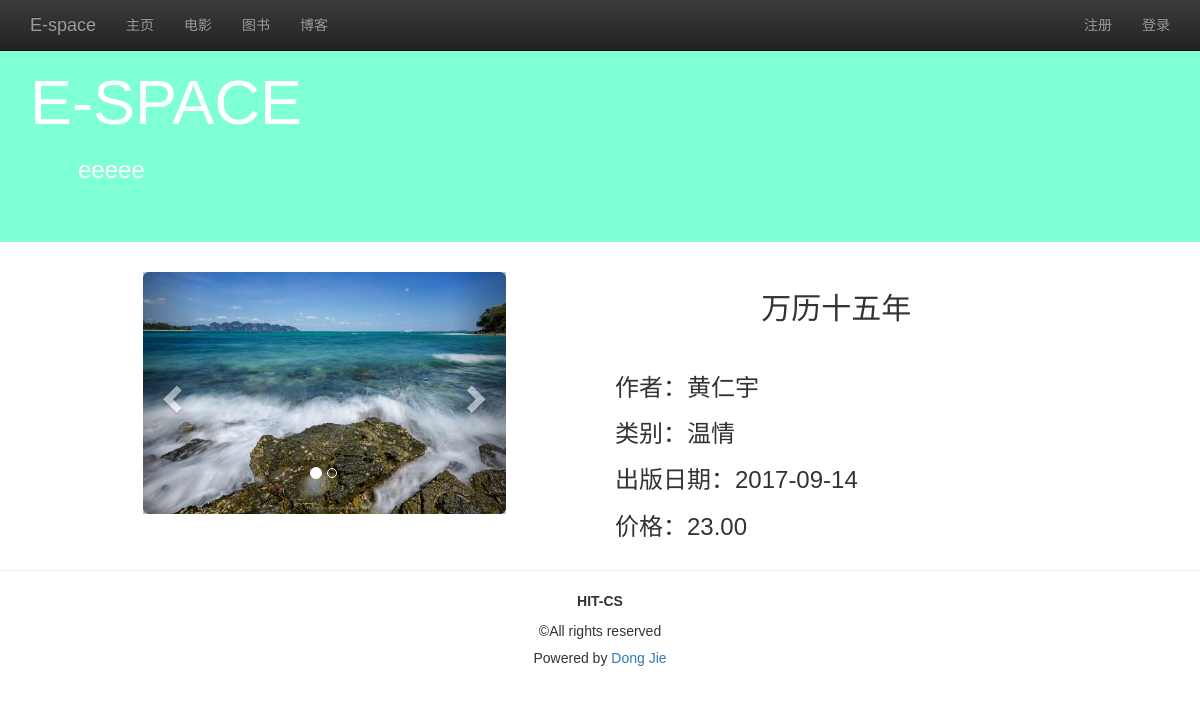
Screenshot of /view_book/detail/?id=2 with the database file from the repository.
### blog/models.py (models this page shows, shortened)
class Img(models.Model):
    name = models.CharField(max_length=128)
    description = models.TextField()
    img = models.ImageField(upload_to='image/%Y/%m/%d/')
    book = models.ForeignKey(Book)
    class META:
        ordering = ['name']

class Book(models.Model):
    name = models.CharField(max_length=128)
    price = models.FloatField()
    author = models.CharField(max_length=128)
    publish_date = models.DateField()
    category = models.CharField(max_length=128)
    class META:
        ordering = ['name']

### blog/views.py (the view)
# urls.py: url(r'^view_book/detail/$', detail, name='detail'),
def detail(request):
    user = request.user if request.user.is_authenticated() else None
    book_id = request.GET.get('id', '')
    if book_id == '':
        return HttpResponseRedirect(reverse('view_book_list'))
    try:
        book = Book.objects.get(pk=book_id)
    except Book.DoesNotExist:
        return HttpResponseRedirect(reverse('view_book_list'))
    content = {
        'user': user,
        'active_menu': 'view_book',
        'book': book,
    }
    return render(request, 'detail.html', content)

### template/detail.html (shortened to what this page needs)
{% extends "blog_list.html" %}
{% load staticfiles %}
{% block content %}
    <div class="container">
        <div class="row">
            <div class="col-md-10 col-md-offset-1">
                <div class="col-md-5">
                    {% if book.img_set.all %}
                        <div id="carousel-generic" class="carousel slide" data-ride="carousel">
                            <ol class="carousel-indicators">
                                {% for img in book.img_set.all %}
                                    <li data-target="#carousel-generic" data-slide-to="{{ forloop.counter0 }}"
                                        {% if forloop.first %}class="active"{% endif %}></li>
                                {% endfor %}
                            </ol>
                            <div class="carousel-inner" role="listbox">
                                {% for img in book.img_set.all %}
                                    <div {% if forloop.first %}class="item active"{% else %}class="item"{% endif %}>
                                        <img class="img-rounded" src="{% url 'media' img.img %}">
                                    </div>
                                {% endfor %}
                            </div>
                            <a class="left carousel-control" href="#carousel-generic" role="button" data-slide="prev">
                                <span class="glyphicon glyphicon-chevron-left"></span>
                            </a>
                            <a class="right carousel-control" href="#carousel-generic" role="button" data-slide="next">
                                <span class="glyphicon glyphicon-chevron-right"></span>
                            </a>
                        </div>
                    {% else %}
                        <p class="text-center">暂无图片</p>
                    {% endif %}
                </div>
                <div class="col-md-6 col-md-offset-1">
                    <h2 class="text-center">{{ book.name }}</h2>
                    <br>
                    <h3>作者：{{ book.author }}</h3>
                    <h3>类别：{{ book.category }}</h3>
                    <h3>出版日期：{{ book.publish_date|date:"Y-m-d" }}</h3>
                    <h3>价格：{{ book.price|floatformat:2 }}</h3>
                </div>
            </div>
        </div>
    </div>
{% endblock %}

### static/css/blog.css (style rules this page uses)
body { font-family: Verdana, sans-serif; }

### rows the page displays
Img: img (picture)
Book: name "万历十五年", author "黄仁宇", category "温情", publish_date "2017-09-14", price "23.00"
